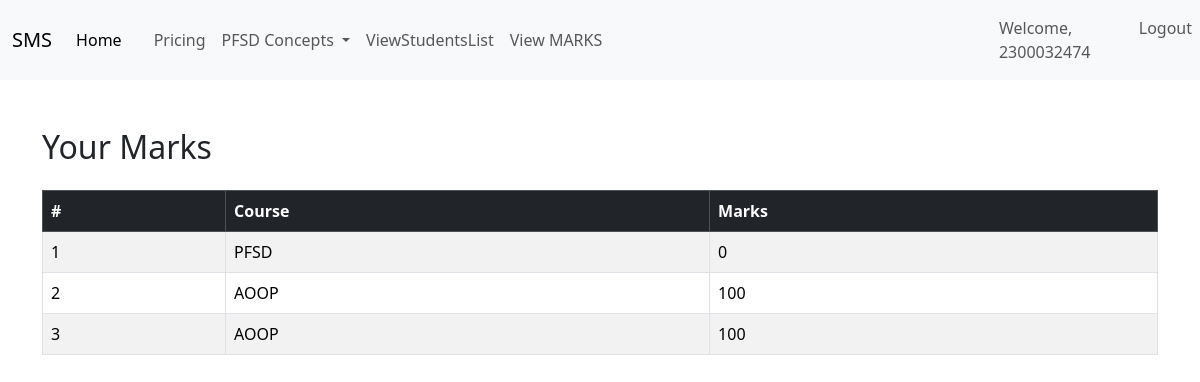
Page /studentapp/view_marks/ (signed in) on the committed database.
### facultyapp/models.py (models this page shows, shortened)
class Marks(models.Model):
    COURSE_CHOICES=[
        ('AOOP', 'Advanced Object-Oriented Programming'),
        ('PFSD', 'Python Full Stack Development'),
    ]
    student = models.ForeignKey(StudentList, on_delete=models.CASCADE)
    course = models.CharField(max_length=50,choices=COURSE_CHOICES)
    Marks = models.IntegerField()

### studentapp/views.py (the view)
# urls.py: path('view_marks/', views.view_marks, name='view_marks'),
def view_marks(request):
    user = request.user
    try:
        student_user = User.objects.get(username=user.username)
        student = StudentList.objects.get(Register_Number=student_user)
        marks = Marks.objects.filter(student=student)
        return render(request, 'studentapp/view_marks.html', {'marks': marks})
    except (StudentList.DoesNotExist, User.DoesNotExist):
        return render(request, 'studentapp/no_studentlist.html', {
            'error': 'No student record found for this user.'
        })

### templates/studentapp/view_marks.html (shortened to what this page needs)
{% extends 'Navbar/StudentNavbar.html' %}
{% load static %}
{% block body %}
<div class="container mt-5">
    {% if marks %}
        <h2 class="mb-4">Your Marks</h2>
        <div class="table-responsive">
            <table class="table table-bordered table-striped">
                <thead class="table-dark">
                    <tr>
                        <th>#</th>
                        <th>Course</th>
                        <th>Marks</th>
                    </tr>
                </thead>
                <tbody>
                    {% for mark in marks %}
                    <tr>
                        <td>{{ forloop.counter }}</td>
                        <td>{{ mark.course }}</td>
                        <td>{{ mark.Marks }}</td>
                    </tr>
                    {% endfor %}
                </tbody>
            </table>
        </div>
    {% else %}
        <h2 class="text-danger">No marks available</h2>
    {% endif %}
</div>
{% endblock %}

### templates/Navbar/StudentNavbar.html (shortened to what this page needs)
<!DOCTYPE html>
<html lang="en">
<head >
  <link href="https://cdn.jsdelivr.net/npm/bootstrap@5.3.3/dist/css/bootstrap.min.css" rel="stylesheet">
</head>
<body>
<nav class="navbar navbar-expand-lg navbar-light bg-light">
  <div class="container-fluid">
    <a class="navbar-brand" href="{% url 'studentapp:StudentHomePage' %}">SMS</a>
    <div class="collapse navbar-collapse" id="navbarNavDropdown">
      <ul class="navbar-nav">
        <li class="nav-item">
          <a class="nav-link active" aria-current="page" href="#">Home</a>
        </li>
        <li class="nav-item">
          <a class="nav-link" href="#"></a>
        </li>
        <li class="nav-item">
          <a class="nav-link" href="#">Pricing</a>
        </li>
        <li class="nav-item dropdown">
          <a class="nav-link dropdown-toggle" href="#" id="navbarDropdownMenuLink" role="button" data-bs-toggle="dropdown" aria-expanded="false">
            PFSD Concepts
          </a>
      </li>
          <li class="nav-item">
          <a class="nav-link" href="{% url 'student_list' %}">ViewStudentsList</a>
        </li>
          <li class="nav-item">
          <a class="nav-link" href="{% url 'studentapp:view_marks' %}">View MARKS</a>
        </li>
      </ul>
    </div>
  </div>
    <ul  class="navbar-nav ms-auto">
<li>
        {% if user.is_authenticated %}
        <li class="nav-item">
        <span class="nav-link">Welcome, {{ user.username }}</span>
    </li>
          <li class="nav-item">
          <a class="nav-link" href="{% url 'logout' %}">Logout</a>
          </li>
        {% endif %}
        </li>
      </ul>
</nav>
{% block body %}
{% endblock %}
</body>
</html>

### rows in the picture
Marks: course "PFSD", Marks "0"
Marks: course "AOOP", Marks "100"
Marks: course "AOOP", Marks "100"

### other values in the picture
{{ user.username }} "2300032474"
